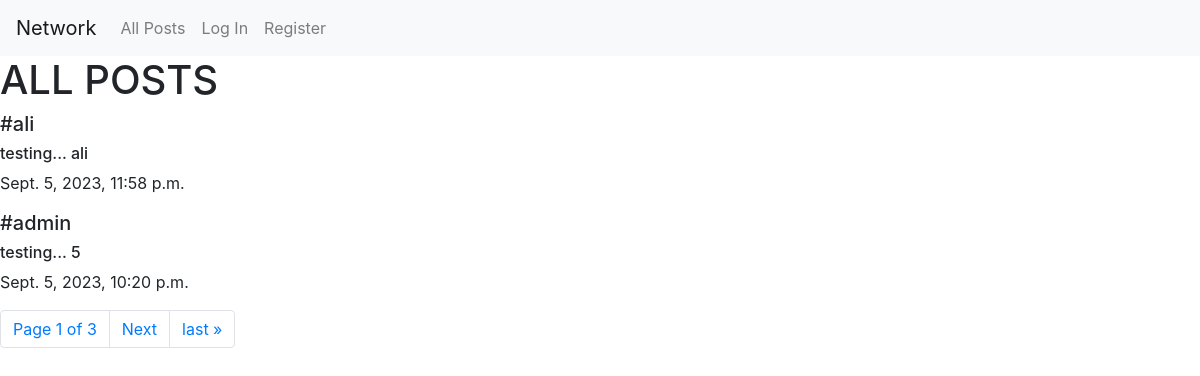
The page / on the database its author committed.
### network/models.py (models this page shows, shortened)
class Post(models.Model):
    content = models.CharField(max_length=260)
    user = models.ForeignKey(User, on_delete=models.CASCADE, related_name="writer")
    date = models.DateTimeField(auto_now_add=True)

class User(AbstractUser):
    pass

### network/views.py (the view)
# urls.py: path("", views.index, name="index"),
def index(request):
    allPosts = Post.objects.all().order_by("id").reverse()
    paginator = Paginator(allPosts, 2)
    page_number = request.GET.get('page')
    page_obj = paginator.get_page(page_number)
    return render(request, "network/index.html", {
        "allPosts": allPosts,
        "page_obj": page_obj
    })

### network/templates/network/index.html (shortened to what this page needs)
{% extends "network/layout.html" %}
{% block body %}
    <div id="body">
        <h1>ALL POSTS</h1>
    </div>
    <div class="allPosts">
        {% for post in page_obj %}
            <div>
                <h5 class="username">#{{ post.user }}</h5>
                <h6 class="content">{{ post.content }}</h6>
                <p class="date">{{ post.date }}</p>
            </div>
        {% endfor %}
    </div>
    <nav aria-label="Page navigation example">
        <ul class="pagination">
                <li class="page-item"><a href="" class="page-link">Page {{ page_obj.number }} of {{ page_obj.paginator.num_pages }}</a></li>
            {% if page_obj.has_next %}
                <li class="page-item"><a class="page-link" href="?page={{ page_obj.next_page_number }}">Next</a></li>
                <li class="page-item"><a class="page-link" href="?page={{ page_obj.paginator.num_pages }}">last &raquo;</a></li>
            {% endif %}
        </ul>
      </nav>
{% endblock %}

### rows shown on the page
Post: user "ali", content "testing... ali", date "Sept. 5, 2023, 11:58 p.m."
Post: user "admin", content "testing... 5", date "Sept. 5, 2023, 10:20 p.m."

### other values the page prints
{{ page_obj.number }} "1"
{{ page_obj.paginator.num_pages }} "3"
